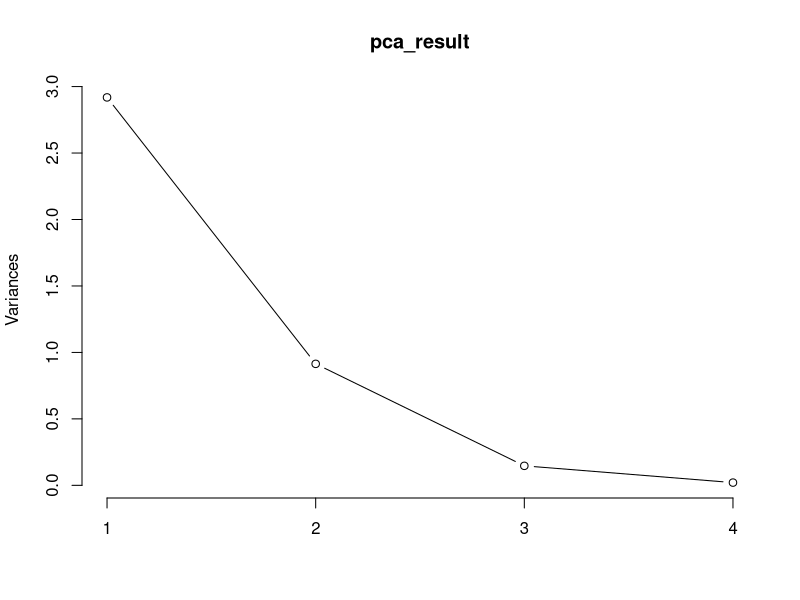
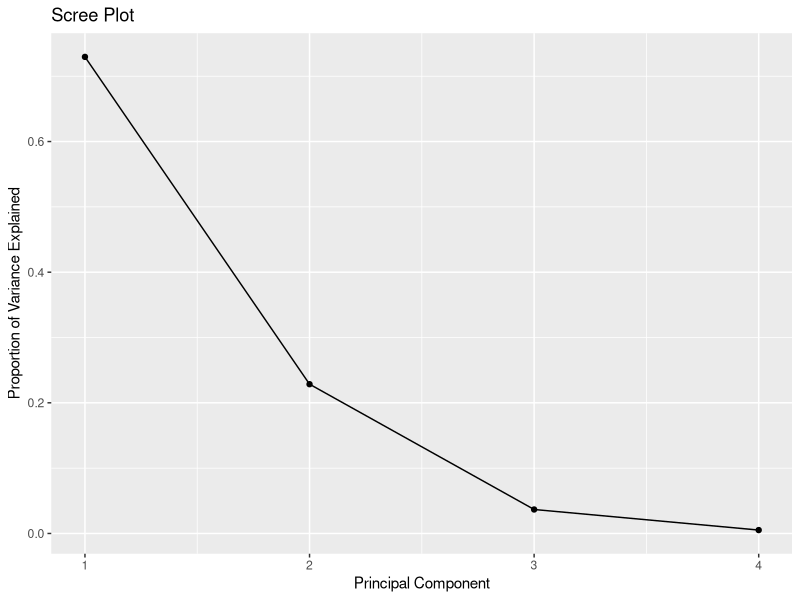
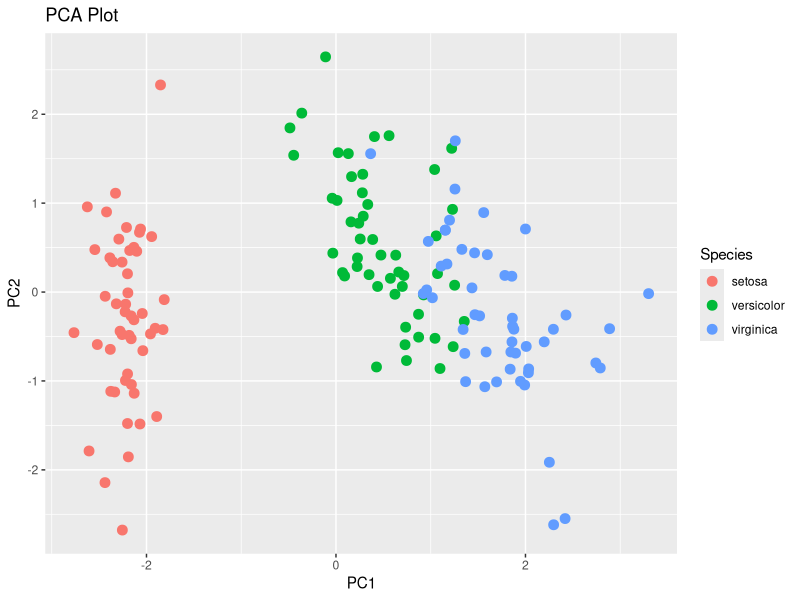

These figures' R source, in order:
# Example dataset: iris (excluding the Species column)
data <- iris[, 1:4]

# Perform PCA
pca_result <- prcomp(data, center = TRUE, scale. = TRUE)

# Print PCA result summary
summary(pca_result)

plot(pca_result, type = "l")

# Scree plot with ggplot2
library(ggplot2)

# Variance explained
var_explained <- (pca_result$sdev)^2 / sum(pca_result$sdev^2)

ggplot(data.frame(PC = 1:length(var_explained), Variance = var_explained), aes(x = PC, y = Variance)) +
  geom_line() +
  geom_point() +
  labs(title = "Scree Plot", x = "Principal Component", y = "Proportion of Variance Explained")



scores <- as.data.frame(pca_result$x)
scores$Species <- iris$Species  # Add species for grouping

ggplot(scores, aes(x = PC1, y = PC2, color = Species)) +
  geom_point(size = 3) +
  labs(title = "PCA Plot", x = "PC1", y = "PC2")